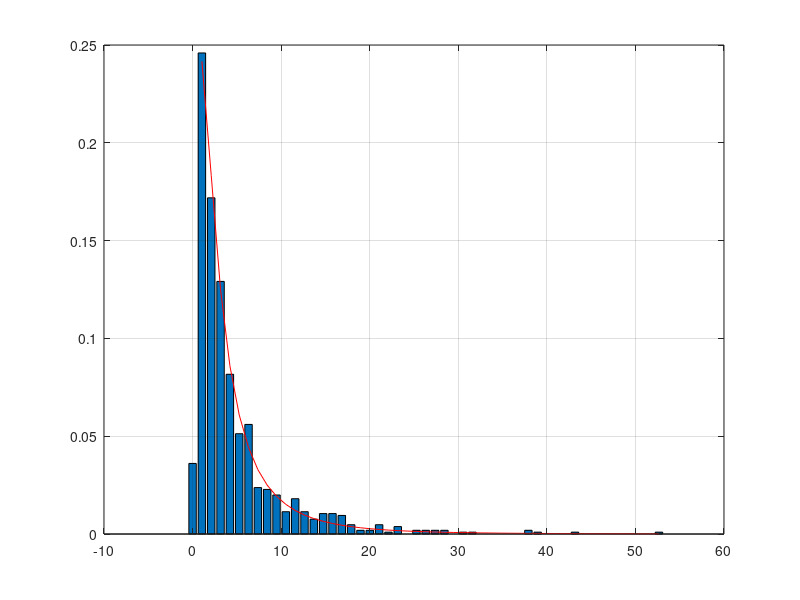

MATLAB code to generate this figure:
clear all ; 
close all ; 
clc; 

%generation la dist rayleigh apartir de dist unif
N=1000;
U=rand(1,N);
s=1 ; %valeur de l ecart type
s2=s^2 ;
m=1; 


%application de la fct inverse 
R= exp(sqrt(2*s2)*erfinv(2*U-1)+m);

%verification 
maxR =max(R) ; 
minR =min(R) ; 

%choix de resolution 
nbb=N^(1/3) ;

lk =(maxR-minR)/50 ;
pointsR= (0: lk:maxR); 
%
[nn,xx] =hist(R,pointsR); 
bar(xx, nn/(N*lk)); hold on 

% theoretical distribution 
pth=1./pointsR/s/sqrt(2*pi).*exp(-(log(pointsR)-m).^2/2/s2);

plot (pointsR, pth, 'r' ) , hold off ;
grid
